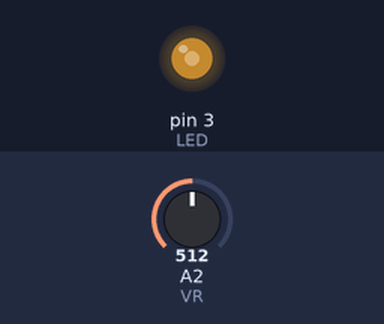
Bench run of a sketch on a simulated Arduino Uno, built with avr-gcc and run on an emulated ATmega328P. On the bench: output pins drawn as LEDs (lit = HIGH). The test bench sets the inputs (shaded band); at power-on: A2 (VR) = 512.

Above: at 1.2 s.
1.3 s: A2 (VR) set to 716
At 2.0 s:
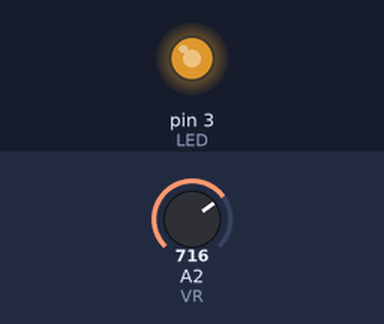
2.8 s: A2 (VR) set to 900
At 3.2 s:
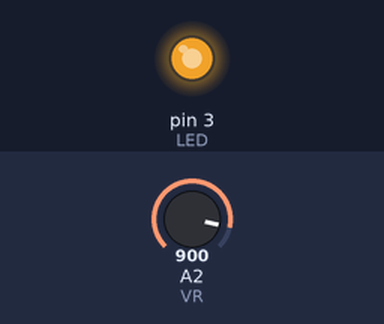
4.3 s: A2 (VR) set to 122
At 5.5 s:
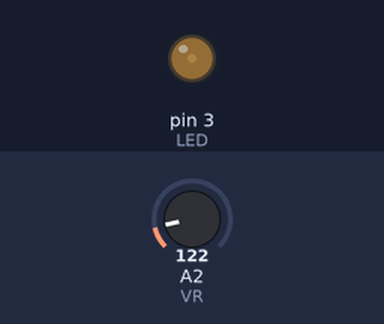
5.8 s: A2 (VR) set to 0
At 6.9 s:
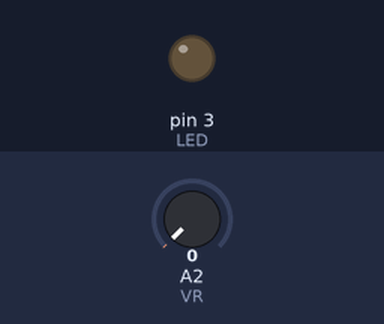
7.3 s: A2 (VR) set to 511
At 8.1 s:
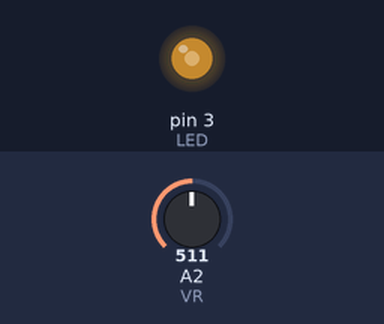
Timing chart, 0 to 9.8 s (numbered marks = the images above; inputs shaded):
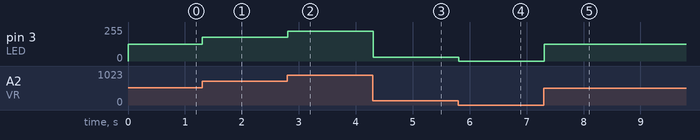

Measured:
- after the input at 1.3 s, pin 3 (LED): 127/255 → 178/255 at once
- after the input at 2.8 s, pin 3 (LED): 178/255 → 224/255 at once
- after the input at 4.3 s, pin 3 (LED): 224/255 → 30/255 at once
- after the input at 5.8 s, pin 3 (LED): 30/255 → 0/255 at once
- after the input at 7.3 s, pin 3 (LED): 0/255 → 127/255 at once

The sketch:

CH7_1.ino
```cpp
// ===== ch7_1.ino =====
const int VR=A2, LED=3;  //宣告A2腳連接VR信號、3腳連接LED信號
//==================================
void setup() {
  pinMode(LED, OUTPUT);   //將LED腳規畫為輸出埠
  digitalWrite(LED, 0);   //LED初值設定為0
}
//==================================
void loop() {
  int i=analogRead(VR);     //讀取VR2上的電壓
  i=map(i, 0, 1023, 0, 255);//轉換範圍
  analogWrite(LED,i);       //輸出到LED
  delay(100);               //暫停0.1秒
}
```
